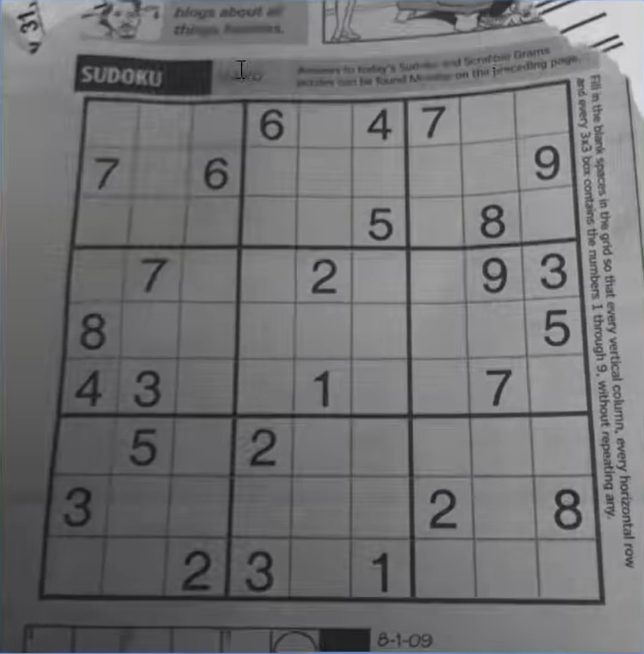
#> input picture hello/opencv/sudoku.png, 644 x 654 px
$ python adaptive_threshold.py
#> lines starting #> are read from the running program, lines starting #| are printed output that depends on the picture; after the words box and inside, x2 and y2 are one past the last pixel; in counts of white or black regions, pixels touching at a corner belong together
import cv2 as cv
import numpy as np

img = cv.imread('sudoku.png', 0)
#> img: shape (654, 644); min 0, max 221, mean 114.1
_, th1 = cv.threshold(img, 127, 255, cv.THRESH_BINARY)
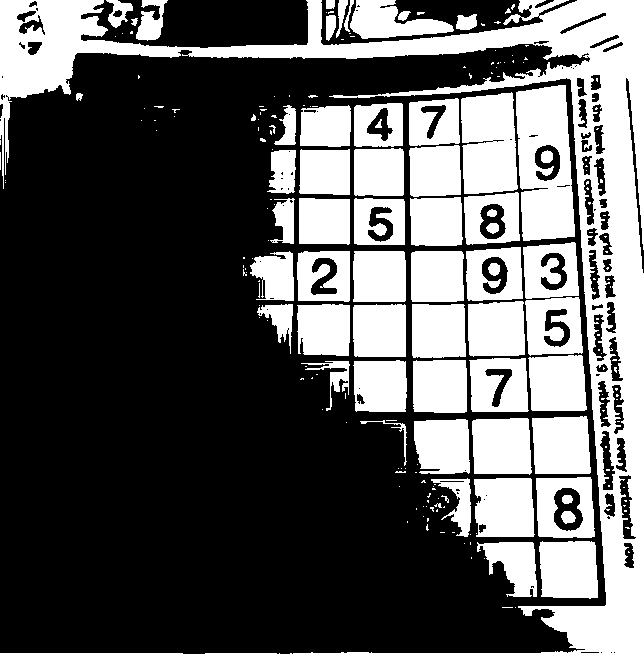
#> th1: shape (654, 644); 36.4% white; 223 white regions (157 under 20 px), largest, box (x1, y1, x2, y2) and area: (0, 0, 644, 654) 51415, (516, 85, 575, 241) 7046, (461, 92, 518, 194) 5091
th2 = cv.adaptiveThreshold(img, 255, cv.ADAPTIVE_THRESH_MEAN_C, cv.THRESH_BINARY, 11, 2)
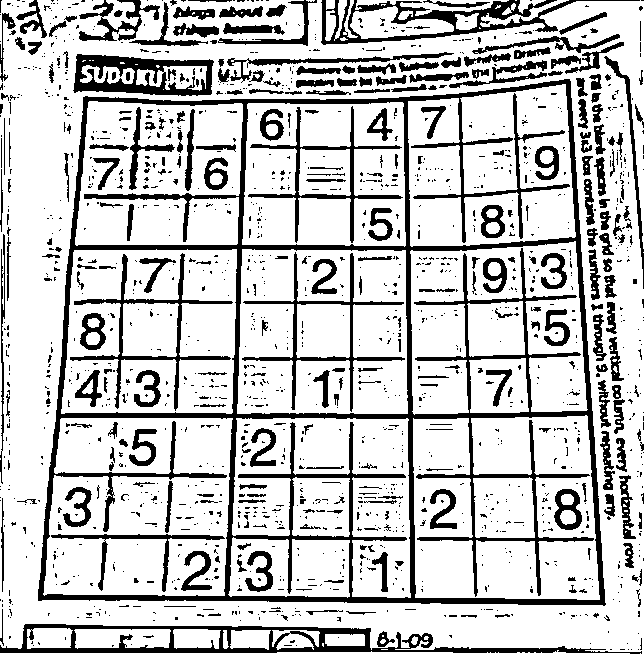
#> th2: shape (654, 644); 77.7% white; 1574 black regions (1293 under 20 px), largest, box (x1, y1, x2, y2) and area: (38, 79, 606, 606) 31468, (0, 624, 642, 654) 5363, (321, 0, 640, 45) 3511
th3 = cv.adaptiveThreshold(img, 255, cv.ADAPTIVE_THRESH_MEAN_C, cv.THRESH_BINARY, 5, 2)
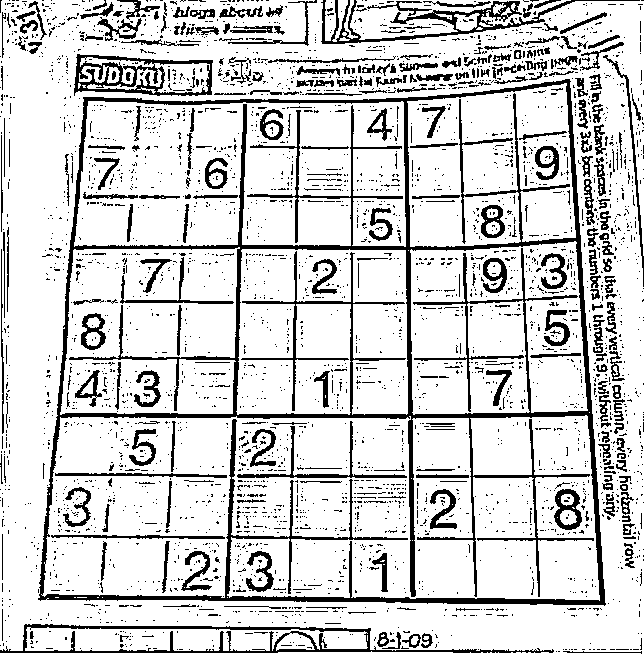
#> th3: shape (654, 644); 82.2% white; 3513 black regions (3208 under 20 px), largest, box (x1, y1, x2, y2) and area: (38, 79, 606, 606) 26279, (0, 624, 554, 653) 3001, (321, 0, 640, 44) 2321
th4 = cv.adaptiveThreshold(img, 255, cv.ADAPTIVE_THRESH_GAUSSIAN_C, cv.THRESH_BINARY, 11, 2)
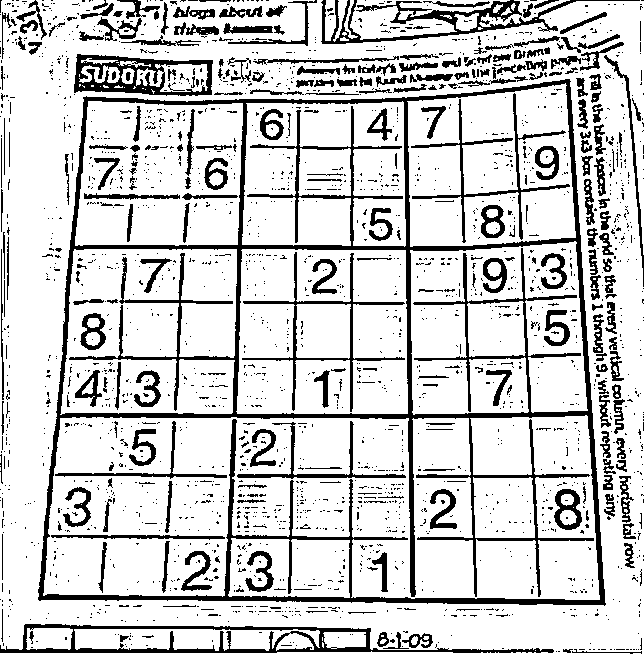
#> th4: shape (654, 644); 81.2% white; 2243 black regions (1970 under 20 px), largest, box (x1, y1, x2, y2) and area: (38, 79, 606, 606) 26848, (0, 624, 554, 653) 3818, (321, 0, 640, 44) 2903

cv.imshow("Image", img)
# cv.imshow("th1", th1)
cv.imshow("th2", th2)
cv.imshow("th3", th3)
cv.imshow("th4", th4)

cv.waitKey(0)
cv.destroyAllWindows()

$ run again, with hello/opencv/Noise_salt_and_pepper.png copied over hello/opencv/sudoku.png
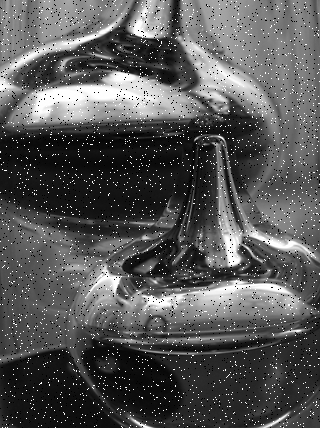
#> input picture hello/opencv/Noise_salt_and_pepper.png, 320 x 428 px
#> img is the input picture: shape (428, 320); min 0, max 255, mean 86.8
#> `_, th1 = cv.threshold(img, 127, 255, cv.THRESH_BINARY)`:
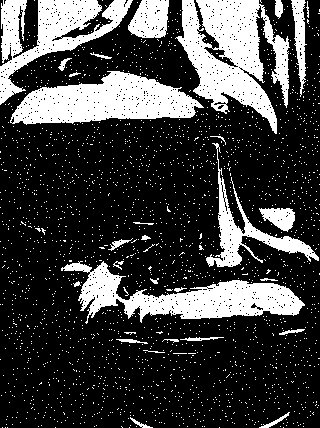
#> th1: shape (428, 320); 25% white; 2256 white regions (2227 under 20 px), largest, box (x1, y1, x2, y2) and area: (175, 0, 290, 134) 8013, (10, 71, 204, 125) 6317, (61, 261, 305, 324) 6138
#> th2: shape (428, 320); 41.9% white; 1964 white regions (1834 under 20 px), largest, box (x1, y1, x2, y2) and area: (1, 0, 320, 302) 23230, (0, 178, 320, 419) 12542, (28, 0, 104, 44) 2075
#> th3: shape (428, 320); 53.8% white; black in thin lines or dots
#> `th4 = cv.adaptiveThreshold(img, 255, cv.ADAPTIVE_THRESH_GAUSSIAN_C, cv..`:
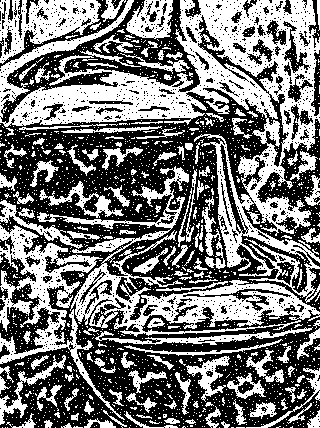
#> th4: shape (428, 320); 46.5% white; 2198 white regions (2047 under 20 px), largest, box (x1, y1, x2, y2) and area: (0, 0, 320, 303) 24794, (37, 166, 320, 337) 8892, (0, 225, 125, 420) 5239

$ run again, with hello/opencv/gradient.png copied over hello/opencv/sudoku.png
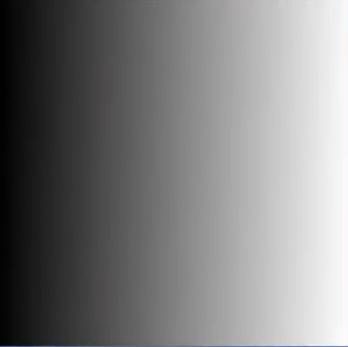
#> input picture hello/opencv/gradient.png, 348 x 347 px
#> `_, th1 = cv.threshold(img, 127, 255, cv.THRESH_BINARY)`:
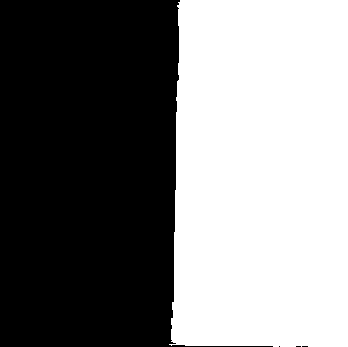
#> th1: shape (347, 348); 49.4% white; 1 white region, box (x1, y1, x2, y2) and area: (169, 0, 348, 347) 59694
#> th2: shape (347, 348); 98.3% white; 170 black regions (161 under 20 px), largest, box (x1, y1, x2, y2) and area: (0, 99, 139, 346) 1126, (143, 346, 348, 347) 205, (341, 210, 342, 325) 115
#> th3: shape (347, 348); 99.1% white; black in thin lines or dots
#> `th4 = cv.adaptiveThreshold(img, 255, cv.ADAPTIVE_THRESH_GAUSSIAN_C, cv..`:
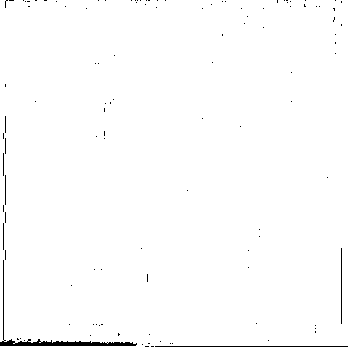
#> th4: shape (347, 348); 99% white; 115 black regions (109 under 20 px), largest, box (x1, y1, x2, y2) and area: (0, 260, 137, 346) 643, (155, 346, 348, 347) 193, (341, 248, 342, 324) 76, (5, 175, 6, 205) 30, (3, 223, 4, 250) 27, (3, 153, 4, 176) 23
